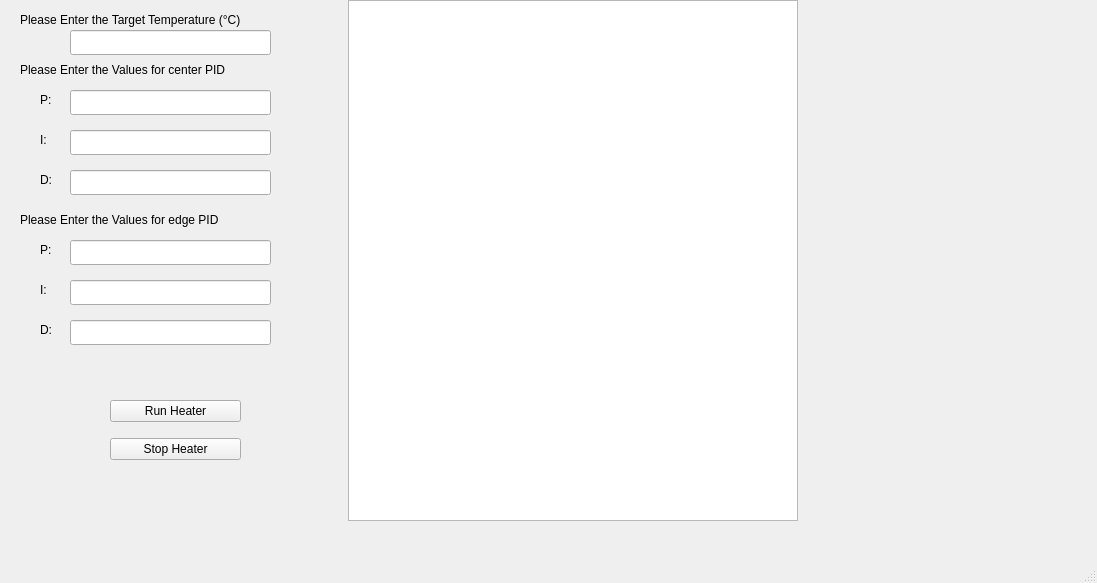
<?xml version="1.0" encoding="UTF-8"?>
<ui version="4.0">
 <class>MainWindow</class>
 <widget class="QMainWindow" name="MainWindow">
  <property name="geometry">
   <rect>
    <x>0</x>
    <y>0</y>
    <width>1097</width>
    <height>583</height>
   </rect>
  </property>
  <property name="windowTitle">
   <string>MainWindow</string>
  </property>
  <widget class="QWidget" name="centralwidget">
   <widget class="QWidget" name="horizontalLayoutWidget">
    <property name="geometry">
     <rect>
      <x>20</x>
      <y>0</y>
      <width>1105</width>
      <height>521</height>
     </rect>
    </property>
    <layout class="QHBoxLayout" name="horizontalLayout_4">
     <item>
      <widget class="QWidget" name="userInput" native="true">
       <property name="minimumSize">
        <size>
         <width>300</width>
         <height>450</height>
        </size>
       </property>
       <widget class="QLabel" name="temperatureLabel">
        <property name="geometry">
         <rect>
          <x>0</x>
          <y>10</y>
          <width>295</width>
          <height>19</height>
         </rect>
        </property>
        <property name="text">
         <string>Please Enter the Target Temperature (°C)</string>
        </property>
       </widget>
       <widget class="QLineEdit" name="tempEdit">
        <property name="geometry">
         <rect>
          <x>50</x>
          <y>30</y>
          <width>201</width>
          <height>25</height>
         </rect>
        </property>
       </widget>
       <widget class="QLabel" name="pidLabel_center">
        <property name="geometry">
         <rect>
          <x>0</x>
          <y>60</y>
          <width>268</width>
          <height>19</height>
         </rect>
        </property>
        <property name="text">
         <string>Please Enter the Values for center PID</string>
        </property>
       </widget>
       <widget class="QLabel" name="pLabel_center">
        <property name="geometry">
         <rect>
          <x>20</x>
          <y>90</y>
          <width>15</width>
          <height>19</height>
         </rect>
        </property>
        <property name="text">
         <string>P:</string>
        </property>
       </widget>
       <widget class="QLineEdit" name="pEdit_center">
        <property name="geometry">
         <rect>
          <x>50</x>
          <y>90</y>
          <width>201</width>
          <height>25</height>
         </rect>
        </property>
       </widget>
       <widget class="QLabel" name="iLabel_center">
        <property name="geometry">
         <rect>
          <x>20</x>
          <y>130</y>
          <width>15</width>
          <height>19</height>
         </rect>
        </property>
        <property name="text">
         <string>I:</string>
        </property>
       </widget>
       <widget class="QLineEdit" name="iEdit_center">
        <property name="geometry">
         <rect>
          <x>50</x>
          <y>130</y>
          <width>201</width>
          <height>25</height>
         </rect>
        </property>
       </widget>
       <widget class="QLabel" name="dLabel_center">
        <property name="geometry">
         <rect>
          <x>20</x>
          <y>170</y>
          <width>15</width>
          <height>19</height>
         </rect>
        </property>
        <property name="text">
         <string>D:</string>
        </property>
       </widget>
       <widget class="QLineEdit" name="dEdit_center">
        <property name="geometry">
         <rect>
          <x>50</x>
          <y>170</y>
          <width>201</width>
          <height>25</height>
         </rect>
        </property>
       </widget>
       <widget class="QWidget" name="verticalLayoutWidget">
        <property name="geometry">
         <rect>
          <x>90</x>
          <y>390</y>
          <width>131</width>
          <height>81</height>
         </rect>
        </property>
        <layout class="QVBoxLayout" name="verticalLayout_2">
         <item>
          <widget class="QPushButton" name="runButton">
           <property name="text">
            <string>Run Heater</string>
           </property>
          </widget>
         </item>
         <item>
          <widget class="QPushButton" name="stopButton">
           <property name="text">
            <string>Stop Heater</string>
           </property>
          </widget>
         </item>
        </layout>
       </widget>
       <widget class="QLabel" name="pidLabel_edge">
        <property name="geometry">
         <rect>
          <x>0</x>
          <y>210</y>
          <width>260</width>
          <height>19</height>
         </rect>
        </property>
        <property name="text">
         <string>Please Enter the Values for edge PID</string>
        </property>
       </widget>
       <widget class="QLabel" name="pLabel_edge">
        <property name="geometry">
         <rect>
          <x>20</x>
          <y>240</y>
          <width>15</width>
          <height>19</height>
         </rect>
        </property>
        <property name="text">
         <string>P:</string>
        </property>
       </widget>
       <widget class="QLabel" name="iLabel_edge">
        <property name="geometry">
         <rect>
          <x>20</x>
          <y>280</y>
          <width>15</width>
          <height>19</height>
         </rect>
        </property>
        <property name="text">
         <string>I:</string>
        </property>
       </widget>
       <widget class="QLineEdit" name="iEdit_edge">
        <property name="geometry">
         <rect>
          <x>50</x>
          <y>280</y>
          <width>201</width>
          <height>25</height>
         </rect>
        </property>
       </widget>
       <widget class="QLabel" name="dLabel_edge">
        <property name="geometry">
         <rect>
          <x>20</x>
          <y>320</y>
          <width>15</width>
          <height>19</height>
         </rect>
        </property>
        <property name="text">
         <string>D:</string>
        </property>
       </widget>
       <widget class="QLineEdit" name="dEdit_edge">
        <property name="geometry">
         <rect>
          <x>50</x>
          <y>320</y>
          <width>201</width>
          <height>25</height>
         </rect>
        </property>
       </widget>
      </widget>
     </item>
     <item>
      <widget class="QTextEdit" name="outputMessage">
       <property name="minimumSize">
        <size>
         <width>450</width>
         <height>450</height>
        </size>
       </property>
       <property name="maximumSize">
        <size>
         <width>300</width>
         <height>16777215</height>
        </size>
       </property>
      </widget>
     </item>
     <item>
      <widget class="QWidget" name="graphWidget" native="true">
       <property name="minimumSize">
        <size>
         <width>300</width>
         <height>450</height>
        </size>
       </property>
      </widget>
     </item>
    </layout>
   </widget>
   <widget class="QLineEdit" name="pEdit_edge">
    <property name="geometry">
     <rect>
      <x>70</x>
      <y>240</y>
      <width>201</width>
      <height>25</height>
     </rect>
    </property>
   </widget>
  </widget>
  <widget class="QMenuBar" name="menubar">
   <property name="geometry">
    <rect>
     <x>0</x>
     <y>0</y>
     <width>1097</width>
     <height>31</height>
    </rect>
   </property>
  </widget>
  <widget class="QStatusBar" name="statusbar"/>
 </widget>
 <resources/>
 <connections/>
</ui>
